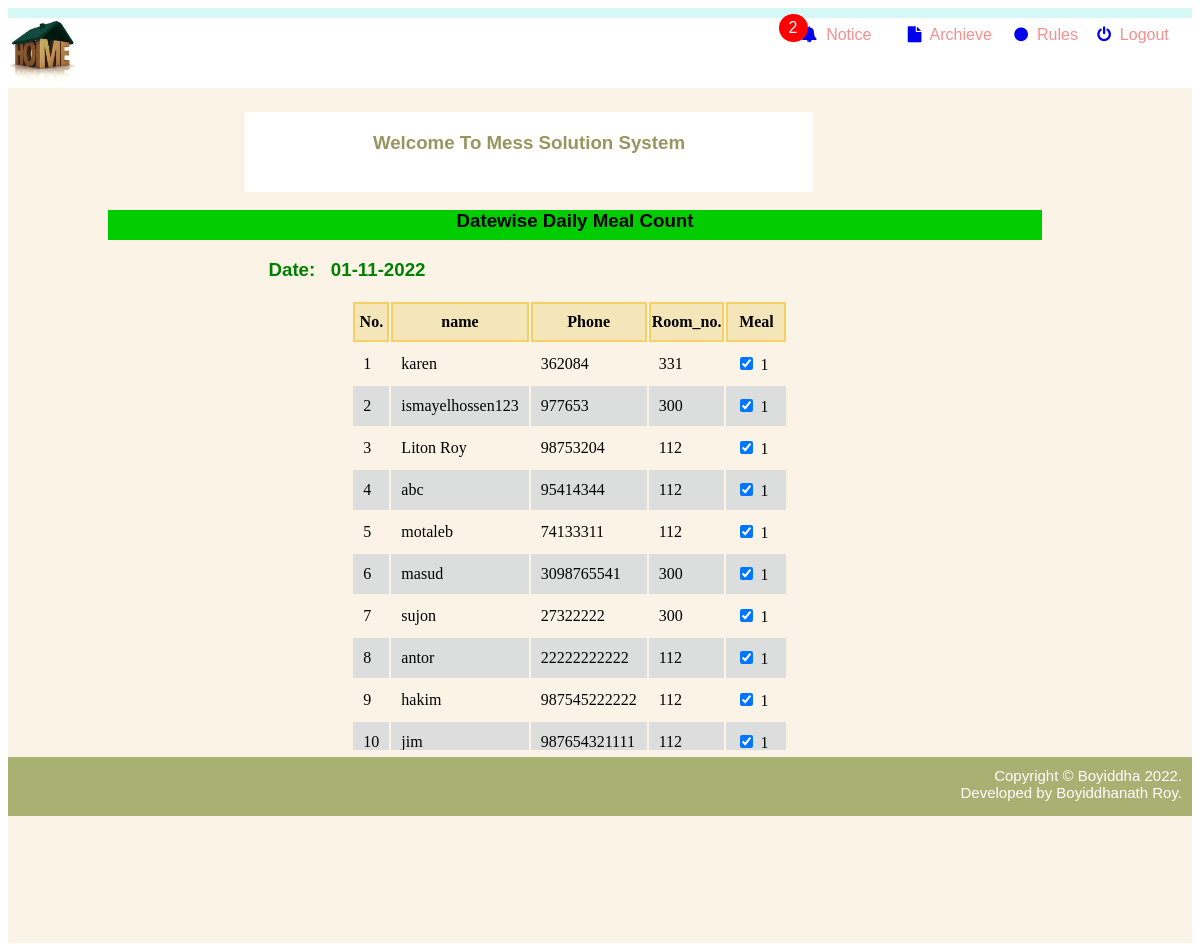
Screenshot of /member/view.php?date=2022-11-01 (signed in) with the database file from the repository.
### tables this page shows
CREATE TABLE `mealcount` (
  `phone` varchar(15) NOT NULL,
  `date` date NOT NULL,
  `meal` float NOT NULL
);

CREATE TABLE `member` (
  `sl_no` int(11) NOT NULL,
  `name` varchar(100) NOT NULL,
  `email` varchar(100) NOT NULL,
  `password` varchar(100) NOT NULL,
  `phone` varchar(15) NOT NULL,
  `address` varchar(150) NOT NULL,
  `room_no` varchar(10) NOT NULL,
  `Joining_Date` date NOT NULL
);

### member/view.php (the view, shortened to what this page needs)
<?php
	include 'database/Connection.php';
?>
<html lang="en">
<head>
	<link rel="stylesheet" href="https://cdnjs.cloudflare.com/ajax/libs/font-awesome/4.7.0/css/font-awesome.min.css">
</head>
<body>
	<div class="first">
    </div>
	<div class="navbar">
	    <div class="nav1">
			<a class="home" href="index.php" ><img width="70px" height="70px" src="img/logo.jpg"></a>
		</div>
		 <div class="nav2">
			<a href="notice.php" class="notification" style="text-decoration:none;">
					<?php
						$q="select * from noticeboard";
						$res=$conn->query($q);
						$num=$res->num_rows;
						if($num>0){
					?>
						<span class="badge"> <?php echo $num;  ?> </span>
					<?php
						}
					?>
				<i class="fa fa-bell"></i>&nbsp <span style="color:#f78f8f;">Notice</span>
			</a>
		 </div>
		 <div class="nav3">
			<a href="archieve.php" style="text-decoration:none;">
				<i class="fa fa-file"></i>&nbsp <span style="color:#f78f8f;">Archieve</span>
			</a>
		 </div>
		<div class="nav4">
			<a href="rules.php" style="text-decoration:none;">
				<i class="fa fa-circle"></i>&nbsp <span style="color:#f78f8f;">Rules</span>
			</a>
		 </div>
		 <div class="nav5">
			<a href="logout.php" style="text-decoration:none;">
				<i class="fa fa-power-off"></i>&nbsp <span style="color:#f78f8f;">Logout</span>
			</a>
		 </div>
	</div>
	<div class="container">
		<div class="child">
			<h3 style="text-align: center;color:#99955f;height:60px;padding-top:20px;background:white;width:60%;" >Welcome To Mess Solution System
		</div>
		<div class="type">
			<h3 style="text-align: center;">Datewise Daily Meal Count </h3>
		</div>
		<div style="margin-left:22%;">
			<h3 style="color:green" > Date: &nbsp <?php
				$date=$_GET['date'];
				$newDate = date("d-m-Y", strtotime($date));
				echo $newDate;  ?>
			</h3>
		</div>
		<div class="dv">
			<form action="" method="post" style=" font-family:Times New Roman;font-size:1em;">
				<table class="tbl">
					<thead>
						<tr>
							<th>No.</th>
							<th>name</th>
							<th>Phone</th>
							<th>Room_no.
							<th>Meal</th>
						</tr>
					</thead>
					<tbody>
						<?php
							$date=$_GET['date'];
							$query="SELECT mealcount.phone,mealcount.date,mealcount.meal ,member.name, member.room_no FROM mealcount,member where member.phone=mealcount.phone and mealcount.date='$date'  ";
							$result=$conn->query($query);
							if($result){
								$i=1;
								while($row=$result->fetch_assoc()){
									$user=$_SESSION['phone_no'];
									if($user==$row['phone'])
									{
						?>
									<tr style="background-color:#9ef59d;">
										<td><?php echo$i++;?></td>
										<td><?php echo$row['name'];?></td>
										<td><?php echo$row['phone'];?></td>
										<td><?php echo$row['room_no'];?></td>
										<td>
											<?php
												$cnt=$row['meal'];
											?>
											<input class="meal" type="checkbox" name="attend[<?php echo$row['phone']?>]" <?php
													echo"checked";
											?>> <?php echo $cnt;?> &nbsp
										</td>
									</tr>
					         <?php  } else {?>
											<tr>
												<td><?php echo$i++;?></td>
												<td><?php echo$row['name'];?></td>
												<td><?php echo$row['phone'];?></td>
												<td><?php echo$row['room_no'];?></td>
												<td>
													<?php
														$cnt=$row['meal'];
													?>
													<input class="meal" type="checkbox" name="attend[<?php echo$row['phone']?>]" <?php
															echo"checked";
													?>> <?php echo $cnt;?> &nbsp
												</td>
											</tr>
					 <?php  }    }       }?>
						</tbody>
				</table>
			</form>
		</div>
		<div class="footer">
			Copyright &copy; Boyiddha 2022.<br> Developed by Boyiddhanath Roy.
		</div>
	</div>
</body>
</html>

### member/view.php (style rules this page uses)
body,h1,h2,h3,h4,h5 { font-family: "Poppins", sans-serif }
.first { background-color: #d5f7f6; height:10px; }
.nav1 { width:67%; float:left; padding-top:0px; }
.home { -webkit-transition-duration: 0.4s; transition-duration: 0.4s; }
.nav2 { width:9%; float:left; text-align:left; padding-top:8px; color:#f78f8f; }
.nav3 { width:9%; float:left; text-align:left; padding-top:8px; color:#f78f8f; }
.nav4 { width:7%; float:left; text-align:left; padding-top:8px; color:#f78f8f; }
.nav5 { width:8%; float:left; text-align:left; padding-top:8px; color:#f78f8f; }
.navbar:after { content: ''; display: table; clear: both; }
.container { background-color:#faf3e6; height:109%; }
.child { padding-left:20%; padding-top:5px; }
.type { height:30px; background-color: #00cc00; margin-left:100px; margin-right:150px; }
.dv { padding-left:29%; margin-top:10px; height:450px; overflow:auto; }
td { text-align: left; padding: 10px; }
th { height:40px; text-aign:left; border:2px solid #f5d062; position:sticky; top: 0px; background: #f5e6ba; }
tr:nth-child(even) { background-color: #dcdedd; }
.container:after { content:''; display:table; clear:both; }
.notification { position: relative; }
.notification .badge { position: absolute; top: -12px; right: 64px; padding: 5px 10px; border-radius: 50%; background-color: red; color: white; }
.footer { background-color: #a8b072; color: white; padding: 10px; text-align: right; font-size: 15px; height:39px; margin-top:7px; margin-bottom:0; }
.footer::after { display: table; content: ''; clear: both; }
img { border-radius:50px; }

### rows the page displays
mealcount: member.name "karen", phone "362084", member.room_no "331", meal "1"
mealcount: member.name "ismayelhossen123", phone "977653", member.room_no "300", meal "1"
mealcount: member.name "Liton Roy", phone "98753204", member.room_no "112", meal "1"
mealcount: member.name "abc", phone "95414344", member.room_no "112", meal "1"
mealcount: member.name "motaleb", phone "74133311", member.room_no "112", meal "1"
mealcount: member.name "masud", phone "3098765541", member.room_no "300", meal "1"
mealcount: member.name "sujon", phone "27322222", member.room_no "300", meal "1"
mealcount: member.name "antor", phone "22222222222", member.room_no "112", meal "1"
mealcount: member.name "hakim", phone "987545222222", member.room_no "112", meal "1"
mealcount: member.name "jim", phone "987654321111", member.room_no "112", meal "1"

### other values shown
$num "2"
$newDate "01-11-2022"
